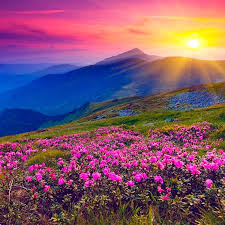
#> input picture Images/image2.jpg, 225 x 225 px, found by its file name
$ python test.py
#> lines starting #> are read from the running program, lines starting #| are printed output that depends on the picture
import cv2
import numpy as np

image = cv2.imread(r"P:\Computer vision Experiments\30-Days challenge\CV-30-day-challenge\Images\image2.jpg")
#> image is the input picture: shape (225, 225, 3); mean B, G, R 108.2, 86.2, 129.1

(h, w) = image.shape[:2]
#> h = 225; w = 225
center = (w // 2, h // 2)
#> center = (112, 112)

# Rotation matrix: M = [[cosθ, sinθ, (1 - cosθ)*cx - sinθ*cy], ...]
M = cv2.getRotationMatrix2D(center, 30, 1)  # 45° rotation, scale = 1.0
rotated = cv2.warpAffine(image, M, (w, h))
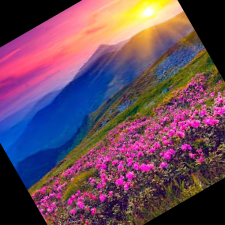
#> rotated: shape (225, 225, 3); mean B, G, R 93.3, 73.2, 106.2

cv2.imshow("Original", image)
cv2.imshow("Rotated", rotated)

cv2.waitKey(0)
cv2.destroyAllWindows()

$ run again, with Images/image1.jpg copied over Images/image2.jpg
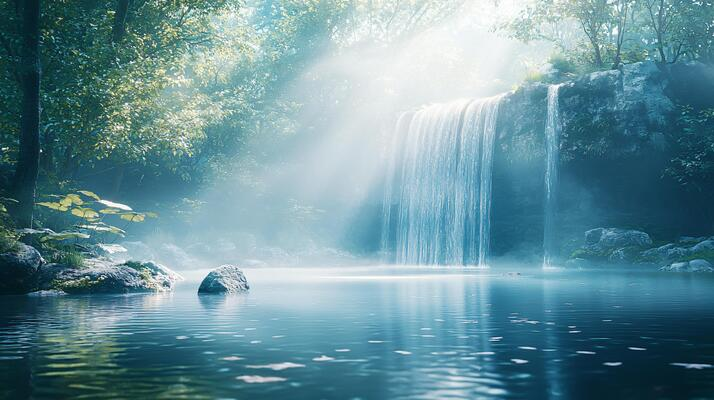
#> input picture Images/image1.jpg, 714 x 400 px, found by its file name
#> image is the input picture: shape (400, 714, 3); mean B, G, R 153.4, 143.3, 103.2
#> `rotated = cv2.warpAffine(image, M, (w, h))`:
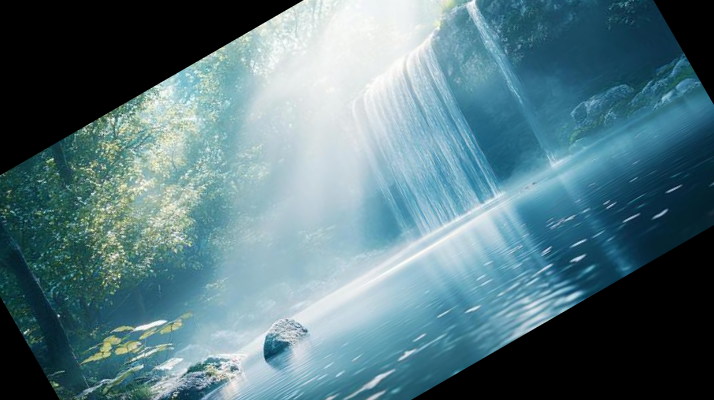
#> rotated: shape (400, 714, 3); mean B, G, R 128, 119.6, 87.6

$ run again, with Images/image3.jpg copied over Images/image2.jpg
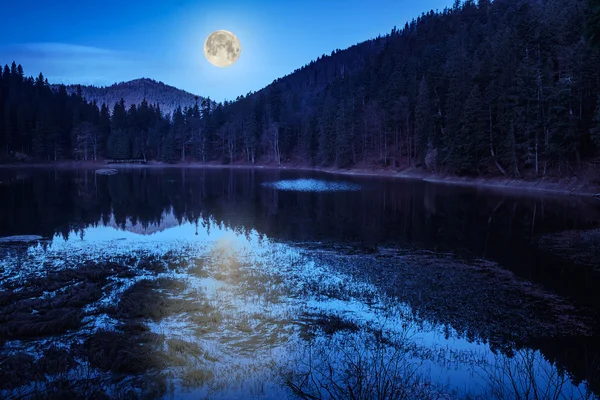
#> input picture Images/image3.jpg, 600 x 400 px, found by its file name
#> image is the input picture: shape (400, 600, 3); mean B, G, R 96, 57.8, 33.1
#> `rotated = cv2.warpAffine(image, M, (w, h))`:
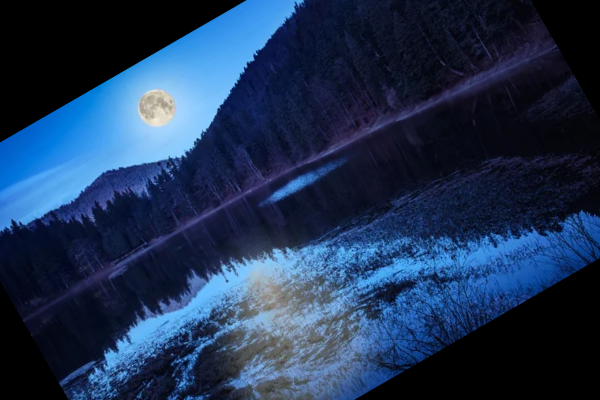
#> rotated: shape (400, 600, 3); mean B, G, R 83.5, 51.4, 30.3

$ run again, with Images/image4.jpg copied over Images/image2.jpg
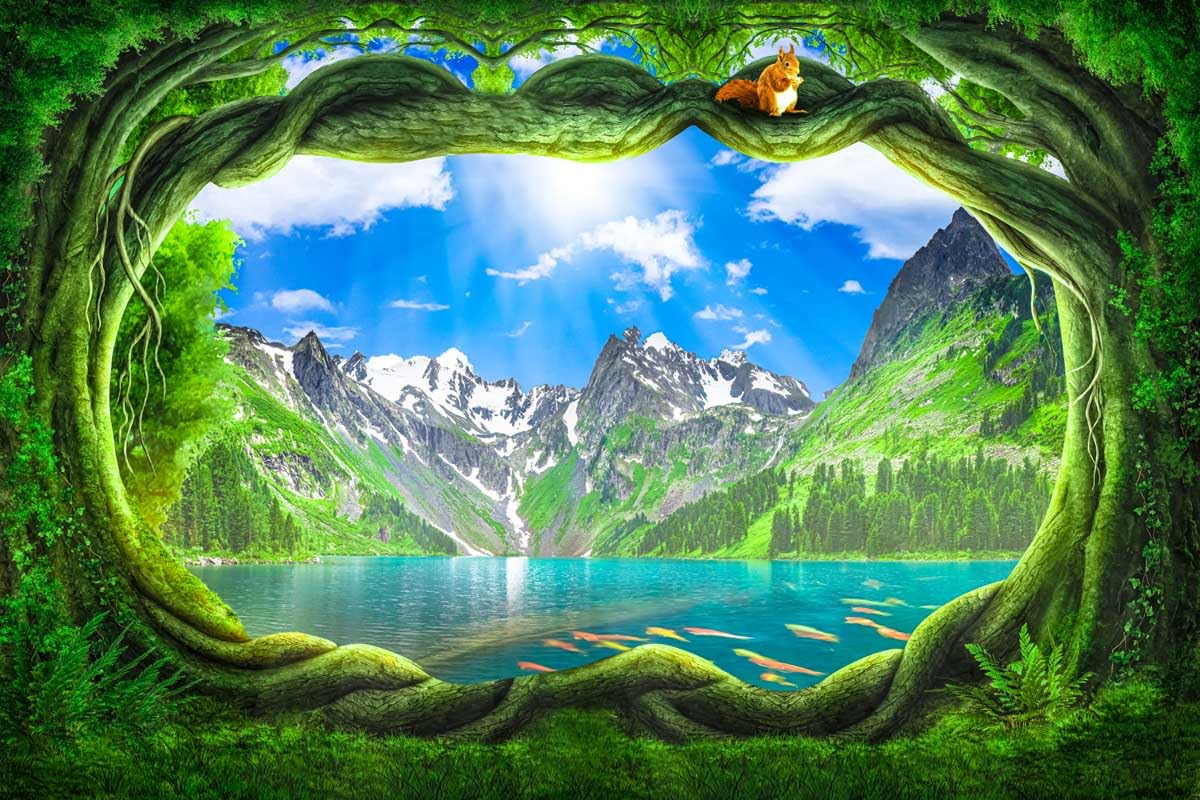
#> input picture Images/image4.jpg, 1200 x 800 px, found by its file name
#> image is the input picture: shape (800, 1200, 3); mean B, G, R 91.2, 128.4, 81.3
#> `rotated = cv2.warpAffine(image, M, (w, h))`:
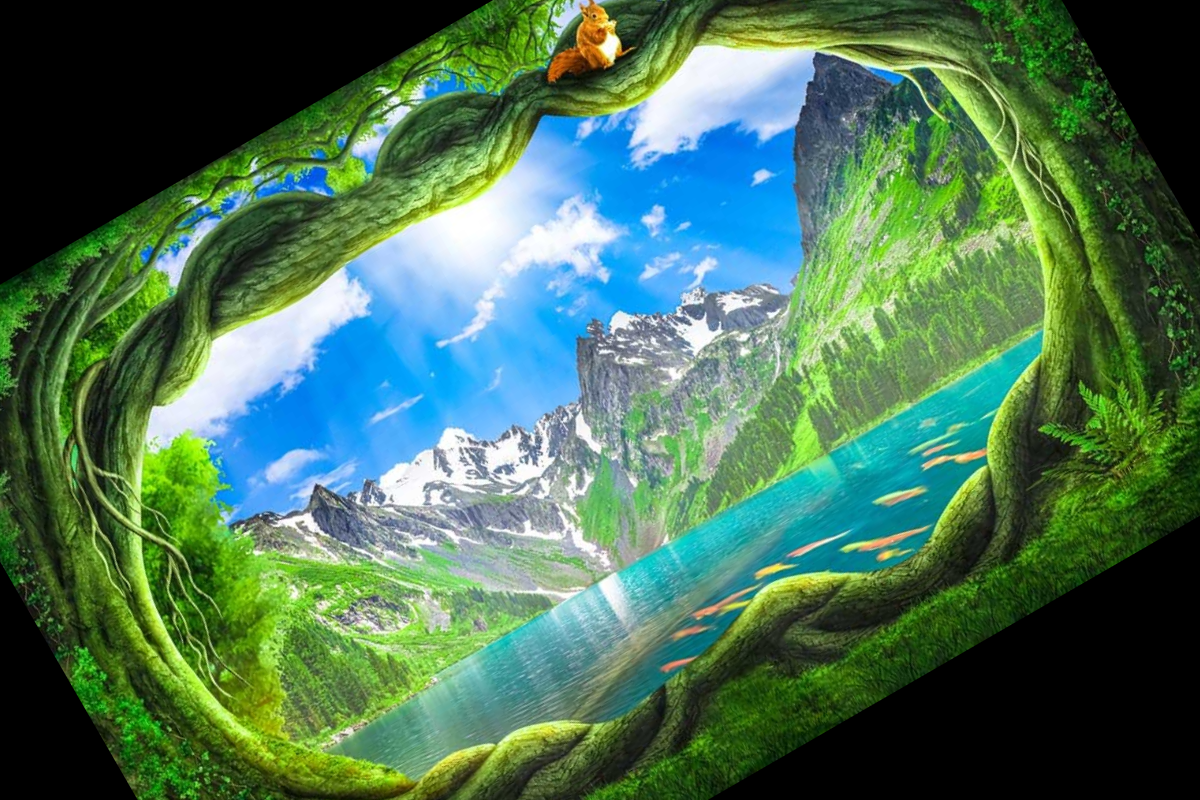
#> rotated: shape (800, 1200, 3); mean B, G, R 87, 114.4, 74.5
